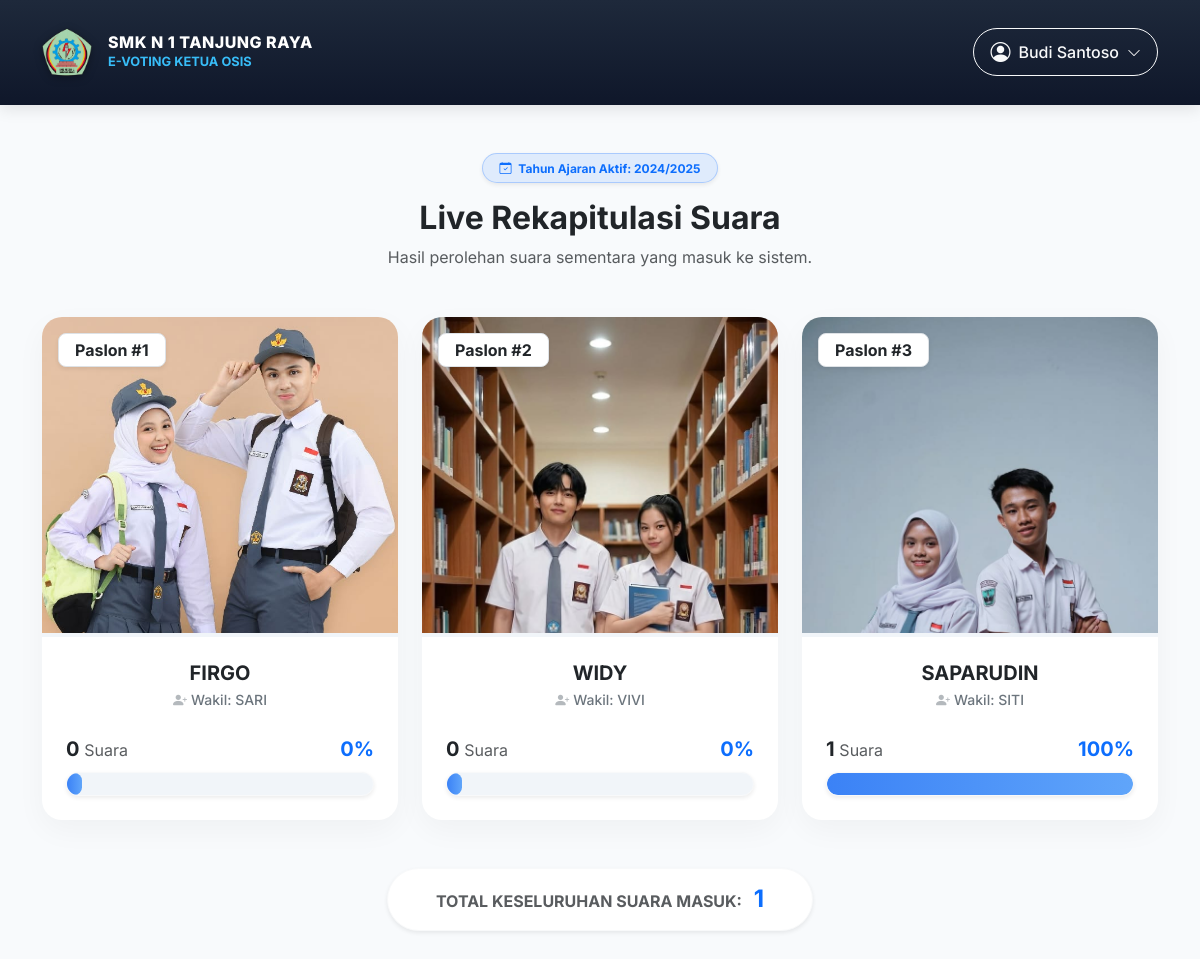
Screenshot of /evoting/siswa/hasil.php (signed in) with the database file from the repository.
### tables this page shows
CREATE TABLE `tahun_ajaran` (
  `id_tahun` int(11) NOT NULL,
  `nama_tahun` varchar(20) NOT NULL,
  `status` enum('Aktif','Tidak Aktif') DEFAULT 'Tidak Aktif'
);

CREATE TABLE `kandidat` (
  `id_kandidat` int(11) NOT NULL,
  `nomor_urut` int(11) NOT NULL,
  `nama_ketua` varchar(100) NOT NULL,
  `nama_wakil` varchar(100) NOT NULL,
  `foto` varchar(255) NOT NULL,
  `visi` text NOT NULL,
  `misi` text NOT NULL,
  `id_tahun` int(11) DEFAULT NULL
);

### evoting/siswa/hasil.php (the view, shortened to what this page needs)
<?php
require '../config/koneksi.php';
$q_tahun = $conn->query("SELECT id_tahun, nama_tahun FROM tahun_ajaran WHERE status = 1");
$tahun_aktif = $q_tahun->fetch_assoc();
$id_tahun_aktif = $tahun_aktif['id_tahun'] ?? 0;
$nama_tahun_aktif = $tahun_aktif['nama_tahun'] ?? 'Belum Ada';
function getAngka($conn, $sql) {
    $query = $conn->query($sql);
    if ($query) {
        $row = $query->fetch_assoc();
        return $row ? (int)current($row) : 0;
    }
    return 0;
}
?>
<!DOCTYPE html>
<html lang="id">
<head>
    <link href="https://cdn.jsdelivr.net/npm/bootstrap@5.3.0/dist/css/bootstrap.min.css" rel="stylesheet">
    <link rel="stylesheet" href="https://cdn.jsdelivr.net/npm/bootstrap-icons@1.10.5/font/bootstrap-icons.css">
</head>
<body>
    <nav class="navbar navbar-expand-lg navbar-custom py-3 sticky-top">
        <div class="container">
            <a class="navbar-brand d-flex align-items-center text-decoration-none" href="index.php">
                <img src="../assets/img/logo.png" alt="Logo SMK" class="me-3" style="width: 50px; filter: drop-shadow(0 2px 4px rgba(0,0,0,0.3));">
                <div>
                    <div class="brand-text fs-6 lh-1">SMK N 1 TANJUNG RAYA</div>
                    <div class="small fw-bold brand-sub" style="font-size: 0.8rem; margin-top: 2px;">E-VOTING KETUA OSIS</div>
                </div>
            </a>
            <div class="dropdown ms-auto">
                <button class="btn btn-outline-light rounded-pill px-3 py-2 d-flex align-items-center fw-medium" type="button" data-bs-toggle="dropdown">
                    <i class="bi bi-person-circle fs-5 me-2"></i>
                    <span class="d-none d-md-inline"><?= htmlspecialchars($_SESSION['nama']) ?></span>
                    <i class="bi bi-chevron-down ms-2 small"></i>
                </button>
            </div>
        </div>
    </nav>
    <div class="container py-5">
        <div class="text-center mb-5">
            <span class="badge bg-primary bg-opacity-10 text-primary rounded-pill px-3 py-2 fw-bold mb-3 shadow-sm border border-primary border-opacity-25">
                <i class="bi bi-calendar-check me-1"></i> Tahun Ajaran Aktif: <?= $nama_tahun_aktif ?>
            </span>
            <h2 class="fw-bolder text-dark mb-2">Live Rekapitulasi Suara</h2>
            <p class="text-muted">Hasil perolehan suara sementara yang masuk ke sistem.</p>
        </div>
        <div class="row g-4 justify-content-center">
            <?php
            $total_suara = getAngka($conn, "SELECT COUNT(*) as total FROM voting WHERE id_tahun = '$id_tahun_aktif'");
            $kandidat = $conn->query("SELECT * FROM kandidat WHERE id_tahun = '$id_tahun_aktif' ORDER BY nomor_urut ASC");
            if ($kandidat && $kandidat->num_rows > 0) {
                while ($k = $kandidat->fetch_assoc()):
                    $id_k = $k['id_kandidat'];
                    $suara_k = getAngka($conn, "SELECT COUNT(*) as jml FROM voting WHERE id_kandidat = '$id_k' AND id_tahun = '$id_tahun_aktif'");
                    $persen = ($total_suara > 0) ? round(($suara_k / $total_suara) * 100, 1) : 0;
            ?>
            <div class="col-lg-4 col-md-6">
                <div class="card hasil-card h-100">
                    <div class="position-relative">
                        <span class="position-absolute top-0 start-0 m-3 badge bg-white text-dark fs-6 rounded-3 px-3 py-2 shadow-sm border">
                            Paslon #<?= $k['nomor_urut'] ?>
                        </span>
                        <img src="../assets/upload/<?= htmlspecialchars($k['foto'] ?? 'default.png') ?>" class="card-img-top hasil-img" alt="Foto Paslon">
                    </div>
                    <div class="card-body p-4 text-center d-flex flex-column justify-content-between">
                        <div>
                            <h5 class="fw-bolder text-dark mb-1"><?= htmlspecialchars($k['nama_ketua']) ?></h5>
                            <p class="text-secondary fw-medium small mb-4"><i class="bi bi-person-plus-fill me-1 opacity-50"></i>Wakil: <?= htmlspecialchars($k['nama_wakil']) ?></p>
                        </div>
                        <div>
                            <div class="d-flex justify-content-between align-items-end mb-2">
                                <span class="fw-bold text-dark fs-5"><?= $suara_k ?> <small class="text-muted fs-6 fw-normal">Suara</small></span>
                                <span class="fw-bolder text-primary fs-5"><?= $persen ?>%</span>
                            </div>
                            <div class="progress-container w-100 shadow-sm border border-light">
                                <div class="progress-bar-custom" style="width: <?= max($persen, 5) ?>%;"></div>
                            </div>
                        </div>
                    </div>
                </div>
            </div>
            <?php
                endwhile;
            } else {
                echo "<div class='col-12'><div class='alert bg-white shadow-sm border p-4 text-center text-muted fw-medium rounded-4'><i class='bi bi-inboxes fs-1 d-block mb-3 opacity-50'></i>Belum ada data kandidat atau suara yang masuk pada periode ini.</div></div>";
            }
            ?>
        </div>
        <div class="mt-5 pb-4 text-center">
            <div class="d-inline-block bg-white shadow-sm border border-light rounded-pill px-5 py-3">
                <h6 class="text-muted mb-0 fw-bold">TOTAL KESELURUHAN SUARA MASUK: <span class="text-primary fs-4 ms-2"><?= $total_suara ?></span></h6>
            </div>
        </div>
    </div>
</body>
</html>

### evoting/siswa/hasil.php (style rules this page uses)
body { font-family: 'Inter', sans-serif; background-color: #f8fafc; }
.navbar-custom { background: linear-gradient(180deg, #1e293b 0%, #0f172a 100%); box-shadow: 0 4px 15px rgba(0,0,0,0.1); }
.brand-text { font-weight: 800; letter-spacing: 0.5px; color: #ffffff; }
.brand-sub { color: #38bdf8; }
.hasil-card { border-radius: 20px; border: none; box-shadow: 0 10px 30px rgba(0,0,0,0.04); transition: transform 0.3s; background: #ffffff; overflow: hidden; }
.hasil-img { height: 320px; width: 100%; object-fit: cover; object-position: top; border-bottom: 4px solid #f1f5f9; }
.progress-container { background: #f1f5f9; border-radius: 12px; height: 24px; overflow: hidden; position: relative; }
.progress-bar-custom { background: linear-gradient(90deg, #3b82f6, #60a5fa); height: 100%; display: flex; align-items: center; justify-content: flex-end; padding-right: 10px; font-weight: 700; color: white; font-size: 0.85rem; border-radius: 12px; transition: width 1s ease-in-out; }

### rows the page displays
tahun_ajaran: nama_tahun "2024/2025"
kandidat: nomor_urut "1", foto (picture), nama_ketua "FIRGO", nama_wakil "SARI", suara_k "0", persen "0", max($persen, 5) 5 (drawn)
kandidat: nomor_urut "2", foto (picture), nama_ketua "WIDY", nama_wakil "VIVI", suara_k "0", persen "0", max($persen, 5) 5 (drawn)
kandidat: nomor_urut "3", foto (picture), nama_ketua "SAPARUDIN", nama_wakil "SITI", suara_k "1", persen "100"

### other values shown
$_SESSION['nama'] "Budi Santoso"
$total_suara "1"
